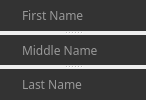
                <widget class="QSplitter" name="splitter_3">
                 <property name="orientation">
                  <enum>Qt::Vertical</enum>
                 </property>
                 <widget class="QLineEdit" name="fBox_2">
                  <property name="palette">
                   <palette>
                    <active>
                     <colorrole role="WindowText">
                      <brush brushstyle="SolidPattern">
                       <color alpha="255">
                        <red>254</red>
                        <green>254</green>
                        <blue>254</blue>
                       </color>
                      </brush>
                     </colorrole>
                     <colorrole role="Button">
                      <brush brushstyle="SolidPattern">
                       <color alpha="255">
                        <red>51</red>
                        <green>51</green>
                        <blue>51</blue>
                       </color>
                      </brush>
                     </colorrole>
                     <colorrole role="Text">
                      <brush brushstyle="SolidPattern">
                       <color alpha="255">
                        <red>254</red>
                        <green>254</green>
                        <blue>254</blue>
                       </color>
                      </brush>
                     </colorrole>
                     <colorrole role="ButtonText">
                      <brush brushstyle="SolidPattern">
                       <color alpha="255">
                        <red>254</red>
                        <green>254</green>
                        <blue>254</blue>
                       </color>
                      </brush>
                     </colorrole>
                     <colorrole role="Base">
                      <brush brushstyle="SolidPattern">
                       <color alpha="255">
                        <red>51</red>
                        <green>51</green>
                        <blue>51</blue>
                       </color>
                      </brush>
                     </colorrole>
                     <colorrole role="Window">
                      <brush brushstyle="SolidPattern">
                       <color alpha="255">
                        <red>51</red>
                        <green>51</green>
                        <blue>51</blue>
                       </color>
                      </brush>
                     </colorrole>
                     <colorrole role="PlaceholderText">
                      <brush brushstyle="NoBrush">
                       <color alpha="128">
                        <red>254</red>
                        <green>254</green>
                        <blue>254</blue>
                       </color>
                      </brush>
                     </colorrole>
                    </active>
                    <inactive>
                     <colorrole role="WindowText">
                      <brush brushstyle="SolidPattern">
                       <color alpha="255">
                        <red>254</red>
                        <green>254</green>
                        <blue>254</blue>
                       </color>
                      </brush>
                     </colorrole>
                     <colorrole role="Button">
                      <brush brushstyle="SolidPattern">
                       <color alpha="255">
                        <red>51</red>
                        <green>51</green>
                        <blue>51</blue>
                       </color>
                      </brush>
                     </colorrole>
                     <colorrole role="Text">
                      <brush brushstyle="SolidPattern">
                       <color alpha="255">
                        <red>254</red>
                        <green>254</green>
                        <blue>254</blue>
                       </color>
                      </brush>
                     </colorrole>
                     <colorrole role="ButtonText">
                      <brush brushstyle="SolidPattern">
                       <color alpha="255">
                        <red>254</red>
                        <green>254</green>
                        <blue>254</blue>
                       </color>
                      </brush>
                     </colorrole>
                     <colorrole role="Base">
                      <brush brushstyle="SolidPattern">
                       <color alpha="255">
                        <red>51</red>
                        <green>51</green>
                        <blue>51</blue>
                       </color>
                      </brush>
                     </colorrole>
                     <colorrole role="Window">
                      <brush brushstyle="SolidPattern">
                       <color alpha="255">
                        <red>51</red>
                        <green>51</green>
                        <blue>51</blue>
                       </color>
                      </brush>
                     </colorrole>
                     <colorrole role="PlaceholderText">
                      <brush brushstyle="NoBrush">
                       <color alpha="128">
                        <red>254</red>
                        <green>254</green>
                        <blue>254</blue>
                       </color>
                      </brush>
                     </colorrole>
                    </inactive>
                    <disabled>
                     <colorrole role="WindowText">
                      <brush brushstyle="SolidPattern">
                       <color alpha="255">
                        <red>254</red>
                        <green>254</green>
                        <blue>254</blue>
                       </color>
                      </brush>
                     </colorrole>
                     <colorrole role="Button">
                      <brush brushstyle="SolidPattern">
                       <color alpha="255">
                        <red>51</red>
                        <green>51</green>
                        <blue>51</blue>
                       </color>
                      </brush>
                     </colorrole>
                     <colorrole role="Text">
                      <brush brushstyle="SolidPattern">
                       <color alpha="255">
                        <red>254</red>
                        <green>254</green>
                        <blue>254</blue>
                       </color>
                      </brush>
                     </colorrole>
                     <colorrole role="ButtonText">
                      <brush brushstyle="SolidPattern">
                       <color alpha="255">
                        <red>254</red>
                        <green>254</green>
                        <blue>254</blue>
                       </color>
                      </brush>
                     </colorrole>
                     <colorrole role="Base">
                      <brush brushstyle="SolidPattern">
                       <color alpha="255">
                        <red>51</red>
                        <green>51</green>
                        <blue>51</blue>
                       </color>
                      </brush>
                     </colorrole>
                     <colorrole role="Window">
                      <brush brushstyle="SolidPattern">
                       <color alpha="255">
                        <red>51</red>
                        <green>51</green>
                        <blue>51</blue>
                       </color>
                      </brush>
                     </colorrole>
                     <colorrole role="PlaceholderText">
                      <brush brushstyle="NoBrush">
                       <color alpha="128">
                        <red>254</red>
                        <green>254</green>
                        <blue>254</blue>
                       </color>
                      </brush>
                     </colorrole>
                    </disabled>
                   </palette>
                  </property>
                  <property name="font">
                   <font>
                    <family>Quicksand SemiBold</family>
                    <kerning>true</kerning>
                   </font>
                  </property>
                  <property name="layoutDirection">
                   <enum>Qt::LeftToRight</enum>
                  </property>
                  <property name="styleSheet">
                   <string notr="true">padding-left: 20px;
padding-right: 20px;
border-radius: 20px;
background: #333;
color: #fefefe;</string>
                  </property>
                  <property name="inputMethodHints">
                   <set>Qt::ImhNone</set>
                  </property>
                  <property name="inputMask">
                   <string/>
                  </property>
                  <property name="text">
                   <string/>
                  </property>
                  <property name="frame">
                   <bool>false</bool>
                  </property>
                  <property name="cursorPosition">
                   <number>0</number>
                  </property>
                  <property name="placeholderText">
                   <string>First Name</string>
                  </property>
                 </widget>
                 <widget class="QLineEdit" name="mBox_2">
                  <property name="palette">
                   <palette>
                    <active>
                     <colorrole role="WindowText">
                      <brush brushstyle="SolidPattern">
                       <color alpha="255">
                        <red>254</red>
                        <green>254</green>
                        <blue>254</blue>
                       </color>
                      </brush>
                     </colorrole>
                     <colorrole role="Button">
                      <brush brushstyle="SolidPattern">
                       <color alpha="255">
                        <red>51</red>
                        <green>51</green>
                        <blue>51</blue>
                       </color>
                      </brush>
                     </colorrole>
                     <colorrole role="Text">
                      <brush brushstyle="SolidPattern">
                       <color alpha="255">
                        <red>254</red>
                        <green>254</green>
                        <blue>254</blue>
                       </color>
                      </brush>
                     </colorrole>
                     <colorrole role="ButtonText">
                      <brush brushstyle="SolidPattern">
                       <color alpha="255">
                        <red>254</red>
                        <green>254</green>
                        <blue>254</blue>
                       </color>
                      </brush>
                     </colorrole>
                     <colorrole role="Base">
                      <brush brushstyle="SolidPattern">
                       <color alpha="255">
                        <red>51</red>
                        <green>51</green>
                        <blue>51</blue>
                       </color>
                      </brush>
                     </colorrole>
                     <colorrole role="Window">
                      <brush brushstyle="SolidPattern">
                       <color alpha="255">
                        <red>51</red>
                        <green>51</green>
                        <blue>51</blue>
                       </color>
                      </brush>
                     </colorrole>
                     <colorrole role="PlaceholderText">
                      <brush brushstyle="NoBrush">
                       <color alpha="128">
                        <red>254</red>
                        <green>254</green>
                        <blue>254</blue>
                       </color>
                      </brush>
                     </colorrole>
                    </active>
                    <inactive>
                     <colorrole role="WindowText">
                      <brush brushstyle="SolidPattern">
                       <color alpha="255">
                        <red>254</red>
                        <green>254</green>
                        <blue>254</blue>
                       </color>
                      </brush>
                     </colorrole>
                     <colorrole role="Button">
                      <brush brushstyle="SolidPattern">
                       <color alpha="255">
                        <red>51</red>
                        <green>51</green>
                        <blue>51</blue>
                       </color>
                      </brush>
                     </colorrole>
                     <colorrole role="Text">
                      <brush brushstyle="SolidPattern">
                       <color alpha="255">
                        <red>254</red>
                        <green>254</green>
                        <blue>254</blue>
                       </color>
                      </brush>
                     </colorrole>
                     <colorrole role="ButtonText">
                      <brush brushstyle="SolidPattern">
                       <color alpha="255">
                        <red>254</red>
                        <green>254</green>
                        <blue>254</blue>
                       </color>
                      </brush>
                     </colorrole>
                     <colorrole role="Base">
                      <brush brushstyle="SolidPattern">
                       <color alpha="255">
                        <red>51</red>
                        <green>51</green>
                        <blue>51</blue>
                       </color>
                      </brush>
                     </colorrole>
                     <colorrole role="Window">
                      <brush brushstyle="SolidPattern">
                       <color alpha="255">
                        <red>51</red>
                        <green>51</green>
                        <blue>51</blue>
                       </color>
                      </brush>
                     </colorrole>
                     <colorrole role="PlaceholderText">
                      <brush brushstyle="NoBrush">
                       <color alpha="128">
                        <red>254</red>
                        <green>254</green>
                        <blue>254</blue>
                       </color>
                      </brush>
                     </colorrole>
                    </inactive>
                    <disabled>
                     <colorrole role="WindowText">
                      <brush brushstyle="SolidPattern">
                       <color alpha="255">
                        <red>254</red>
                        <green>254</green>
                        <blue>254</blue>
                       </color>
                      </brush>
                     </colorrole>
                     <colorrole role="Button">
                      <brush brushstyle="SolidPattern">
                       <color alpha="255">
                        <red>51</red>
                        <green>51</green>
                        <blue>51</blue>
                       </color>
                      </brush>
                     </colorrole>
                     <colorrole role="Text">
                      <brush brushstyle="SolidPattern">
                       <color alpha="255">
                        <red>254</red>
                        <green>254</green>
                        <blue>254</blue>
                       </color>
                      </brush>
                     </colorrole>
                     <colorrole role="ButtonText">
                      <brush brushstyle="SolidPattern">
                       <color alpha="255">
                        <red>254</red>
                        <green>254</green>
                        <blue>254</blue>
                       </color>
                      </brush>
                     </colorrole>
                     <colorrole role="Base">
                      <brush brushstyle="SolidPattern">
                       <color alpha="255">
                        <red>51</red>
                        <green>51</green>
                        <blue>51</blue>
                       </color>
                      </brush>
                     </colorrole>
                     <colorrole role="Window">
                      <brush brushstyle="SolidPattern">
                       <color alpha="255">
                        <red>51</red>
                        <green>51</green>
                        <blue>51</blue>
                       </color>
                      </brush>
                     </colorrole>
                     <colorrole role="PlaceholderText">
                      <brush brushstyle="NoBrush">
                       <color alpha="128">
                        <red>254</red>
                        <green>254</green>
                        <blue>254</blue>
                       </color>
                      </brush>
                     </colorrole>
                    </disabled>
                   </palette>
                  </property>
                  <property name="font">
                   <font>
                    <family>Quicksand SemiBold</family>
                    <kerning>true</kerning>
                   </font>
                  </property>
                  <property name="layoutDirection">
                   <enum>Qt::LeftToRight</enum>
                  </property>
                  <property name="styleSheet">
                   <string notr="true">padding-left: 20px;
padding-right: 20px;
border-radius: 20px;
background: #333;
color: #fefefe;</string>
                  </property>
                  <property name="inputMethodHints">
                   <set>Qt::ImhNone</set>
                  </property>
                  <property name="inputMask">
                   <string/>
                  </property>
                  <property name="text">
                   <string/>
                  </property>
                  <property name="frame">
                   <bool>false</bool>
                  </property>
                  <property name="cursorPosition">
                   <number>0</number>
                  </property>
                  <property name="placeholderText">
                   <string>Middle Name</string>
                  </property>
                 </widget>
                 <widget class="QLineEdit" name="lBox_2">
                  <property name="palette">
                   <palette>
                    <active>
                     <colorrole role="WindowText">
                      <brush brushstyle="SolidPattern">
                       <color alpha="255">
                        <red>254</red>
                        <green>254</green>
                        <blue>254</blue>
                       </color>
                      </brush>
                     </colorrole>
                     <colorrole role="Button">
                      <brush brushstyle="SolidPattern">
                       <color alpha="255">
                        <red>51</red>
                        <green>51</green>
                        <blue>51</blue>
                       </color>
                      </brush>
                     </colorrole>
                     <colorrole role="Text">
                      <brush brushstyle="SolidPattern">
                       <color alpha="255">
                        <red>254</red>
                        <green>254</green>
                        <blue>254</blue>
                       </color>
                      </brush>
                     </colorrole>
                     <colorrole role="ButtonText">
                      <brush brushstyle="SolidPattern">
                       <color alpha="255">
                        <red>254</red>
                        <green>254</green>
                        <blue>254</blue>
                       </color>
                      </brush>
                     </colorrole>
                     <colorrole role="Base">
                      <brush brushstyle="SolidPattern">
                       <color alpha="255">
                        <red>51</red>
                        <green>51</green>
                        <blue>51</blue>
                       </color>
                      </brush>
                     </colorrole>
                     <colorrole role="Window">
                      <brush brushstyle="SolidPattern">
                       <color alpha="255">
                        <red>51</red>
                        <green>51</green>
                        <blue>51</blue>
                       </color>
                      </brush>
                     </colorrole>
                     <colorrole role="PlaceholderText">
                      <brush brushstyle="NoBrush">
                       <color alpha="128">
                        <red>254</red>
                        <green>254</green>
                        <blue>254</blue>
                       </color>
                      </brush>
                     </colorrole>
                    </active>
                    <inactive>
                     <colorrole role="WindowText">
                      <brush brushstyle="SolidPattern">
                       <color alpha="255">
                        <red>254</red>
                        <green>254</green>
                        <blue>254</blue>
                       </color>
                      </brush>
                     </colorrole>
                     <colorrole role="Button">
                      <brush brushstyle="SolidPattern">
                       <color alpha="255">
                        <red>51</red>
                        <green>51</green>
                        <blue>51</blue>
                       </color>
                      </brush>
                     </colorrole>
                     <colorrole role="Text">
                      <brush brushstyle="SolidPattern">
                       <color alpha="255">
                        <red>254</red>
                        <green>254</green>
                        <blue>254</blue>
                       </color>
                      </brush>
                     </colorrole>
                     <colorrole role="ButtonText">
                      <brush brushstyle="SolidPattern">
                       <color alpha="255">
                        <red>254</red>
                        <green>254</green>
                        <blue>254</blue>
                       </color>
                      </brush>
                     </colorrole>
                     <colorrole role="Base">
                      <brush brushstyle="SolidPattern">
                       <color alpha="255">
                        <red>51</red>
                        <green>51</green>
                        <blue>51</blue>
                       </color>
                      </brush>
                     </colorrole>
                     <colorrole role="Window">
                      <brush brushstyle="SolidPattern">
                       <color alpha="255">
                        <red>51</red>
                        <green>51</green>
                        <blue>51</blue>
                       </color>
                      </brush>
                     </colorrole>
                     <colorrole role="PlaceholderText">
                      <brush brushstyle="NoBrush">
                       <color alpha="128">
                        <red>254</red>
                        <green>254</green>
                        <blue>254</blue>
                       </color>
                      </brush>
                     </colorrole>
                    </inactive>
                    <disabled>
                     <colorrole role="WindowText">
                      <brush brushstyle="SolidPattern">
                       <color alpha="255">
                        <red>254</red>
                        <green>254</green>
                        <blue>254</blue>
                       </color>
                      </brush>
                     </colorrole>
                     <colorrole role="Button">
                      <brush brushstyle="SolidPattern">
                       <color alpha="255">
                        <red>51</red>
                        <green>51</green>
                        <blue>51</blue>
                       </color>
                      </brush>
                     </colorrole>
                     <colorrole role="Text">
                      <brush brushstyle="SolidPattern">
                       <color alpha="255">
                        <red>254</red>
                        <green>254</green>
                        <blue>254</blue>
                       </color>
                      </brush>
                     </colorrole>
                     <colorrole role="ButtonText">
                      <brush brushstyle="SolidPattern">
                       <color alpha="255">
                        <red>254</red>
                        <green>254</green>
                        <blue>254</blue>
                       </color>
                      </brush>
                     </colorrole>
                     <colorrole role="Base">
                      <brush brushstyle="SolidPattern">
                       <color alpha="255">
                        <red>51</red>
                        <green>51</green>
                        <blue>51</blue>
                       </color>
                      </brush>
                     </colorrole>
                     <colorrole role="Window">
                      <brush brushstyle="SolidPattern">
                       <color alpha="255">
                        <red>51</red>
                        <green>51</green>
                        <blue>51</blue>
                       </color>
                      </brush>
                     </colorrole>
                     <colorrole role="PlaceholderText">
                      <brush brushstyle="NoBrush">
                       <color alpha="128">
                        <red>254</red>
                        <green>254</green>
                        <blue>254</blue>
                       </color>
                      </brush>
                     </colorrole>
                    </disabled>
                   </palette>
                  </property>
                  <property name="font">
                   <font>
                    <family>Quicksand SemiBold</family>
                    <kerning>true</kerning>
                   </font>
                  </property>
                  <property name="layoutDirection">
                   <enum>Qt::LeftToRight</enum>
                  </property>
                  <property name="styleSheet">
                   <string notr="true">padding-left: 20px;
padding-right: 20px;
border-radius: 20px;
background: #333;
color: #fefefe;</string>
                  </property>
                  <property name="inputMethodHints">
                   <set>Qt::ImhNone</set>
                  </property>
                  <property name="inputMask">
                   <string/>
                  </property>
                  <property name="text">
                   <string/>
                  </property>
                  <property name="frame">
                   <bool>false</bool>
                  </property>
                  <property name="cursorPosition">
                   <number>0</number>
                  </property>
                  <property name="placeholderText">
                   <string>Last Name</string>
                  </property>
                 </widget>
                </widget>
